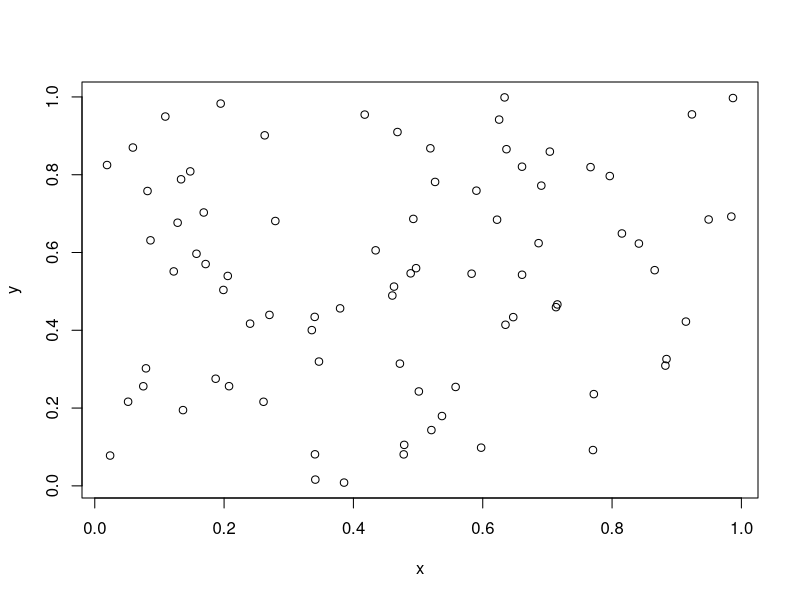

Recreate this plot in R.
## ---- chunk 1
knitr::opts_chunk$set(echo = TRUE)
## ---- chunk 2

N<-rpois(n=1,90)
x<-runif(n=N,0,1)
y<-runif(n=N,0,1)
dat<-data.frame(x,y)
library(xtable)

tabla<-xtable(summary(dat),caption="Resultados simulación", label="tab:Results")
print(tabla,caption.placement="top", comment="FALSE")

## ---- chunk 3

plot(x,y)

